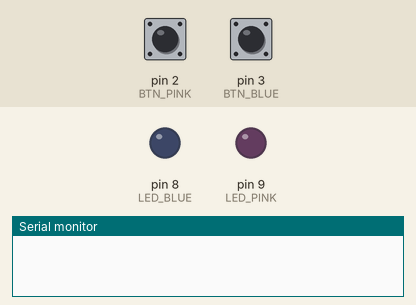
Simulated run of this program. Board: Arduino Uno, built with avr-gcc and run on an emulated ATmega328P. Parts: output pins drawn as LEDs (lit = HIGH), the last lines printed to the serial monitor. The inputs (shaded band) are chosen by the test bench; at power-on: pin 2 (BTN_PINK) HIGH, pin 3 (BTN_BLUE) HIGH.

Above: at 1.2 s.
1.3 s: pin 2 (BTN_PINK) pulled LOW for 0.15 s
At 3.2 s:
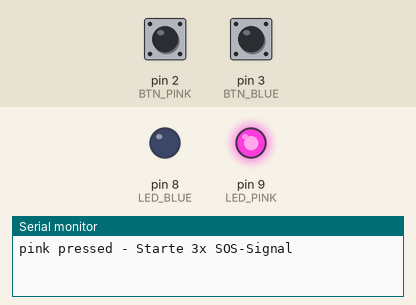
Timing chart, 0 to 10.3 s (numbered marks = the images above; inputs shaded):
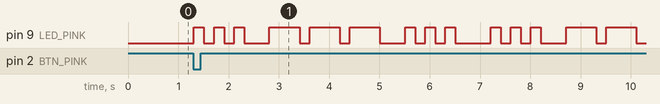

Measured:
- after the input at 1.3 s, pin 9 (LED_PINK): LOW → HIGH at once, → LOW 0.20 s later, → HIGH 0.20 s later, → LOW 0.20 s later, … (28 changes in this stretch)

The program:

main.cpp
```cpp
#include <Arduino.h>
#include <Bounce2.h>

// ----------------------
// PIN-DEFINITIONEN
// ----------------------
// Definierte Pins für die Buttons
const int BTN_PINK = 2;
const int BTN_BLUE = 3;

// Definierte Pins für die LEDs
const int LED_PINK = 9;
const int LED_BLUE = 8; // LED_BLUE ist auf Pin 8

// ----------------------
// VARIABLEN UND OBJEKTE
// ----------------------
// Bounce2 Objekte für die Buttons
Bounce2 :: Button btnPink = Bounce2 :: Button();
Bounce2 :: Button btnBlue = Bounce2 :: Button();

// Eine Konstante für die Verzögerungszeit in Millisekunden beim Blinken (aus HEAD übernommen)
const int BLINK_DELAY = 250;

// Die Variable 'counter' aus dem Konflikt wurde entfernt, da sie nirgends verwendet wurde.

// ----------------------
// HILFSFUNKTIONEN
// ----------------------

// Kurzes Blinken für SOS-Signal
void kurz(int led) {
  digitalWrite(led, HIGH);
  delay(200);
  digitalWrite(led, LOW);
  delay(200);
}

// Langes Blinken für SOS-Signal
void lang_(int led) {
  digitalWrite(led, HIGH);
  delay(600);
  digitalWrite(led, LOW);
  delay(200);
}

// SOS-Signal (S-O-S)
void sosBlink(int led) {
  // S (. . .)
  kurz(led);
  kurz(led);
  kurz(led);

  delay(300); // Pause zwischen S und O

  // O (- - -)
  lang_(led);
  lang_(led);
  lang_(led);

  delay(300); // Pause zwischen O und S

  // S (. . .)
  kurz(led);
  kurz(led);
  kurz(led);

  delay(500); // Längere Pause nach einem vollständigen SOS
}

// ----------------------
// SETUP
// ----------------------

void setup() {
  // Pin-Modi für beide LEDs als OUTPUT setzen
  pinMode(LED_PINK, OUTPUT);
  pinMode(LED_BLUE, OUTPUT);

  // Serielle Kommunikation starten
  Serial.begin(9600);

  // Pinker Button initialisieren (INPUT_PULLUP und gedrückter Zustand LOW)
  btnPink.attach(BTN_PINK, INPUT_PULLUP);
  btnPink.setPressedState(LOW);

  // Blauer Button initialisieren
  btnBlue.attach(BTN_BLUE, INPUT_PULLUP);
  btnBlue.setPressedState(LOW);
}

// ----------------------
// LOOP
// ----------------------

void loop() {
  // Die Button-Objekte aktualisieren
  btnPink.update();
  btnBlue.update();

  // --- Logik für den PINKEN Knopf (verwendet SOS-Logik des Kollegen) ---
  if(btnPink.pressed())
  {
    Serial.println("pink pressed - Starte 3x SOS-Signal");

    // Führe das SOS-Signal 3 Mal aus
    for(int i = 0; i < 3; i++) {
      sosBlink(LED_PINK);
    }
    Serial.println("SOS-Signale beendet.");
  }

  // --- Logik für den BLAUEN Knopf (verwendet abwechselndes Blinken) ---
  if(btnBlue.pressed())
  {
    Serial.println("blue pressed - Starte 10x abwechselndes Blinken");

    // Schleife, die 10 Mal durchläuft
    for(int i = 0; i < 10; i++)
    {
      // 1. Pinke LED an, Blaue LED aus
      digitalWrite(LED_PINK, HIGH);
      digitalWrite(LED_BLUE, LOW);
      delay(BLINK_DELAY); // Wartezeit

      // 2. Pinke LED aus, Blaue LED an
      digitalWrite(LED_PINK, LOW);
      digitalWrite(LED_BLUE, HIGH);
      delay(BLINK_DELAY); // Wartezeit
    }

    // Nach dem Blinken: Beide LEDs ausschalten, um den Zustand zurückzusetzen
    digitalWrite(LED_PINK, LOW);
    digitalWrite(LED_BLUE, LOW);

    Serial.println("Blinken beendet.");
  }
}
```
